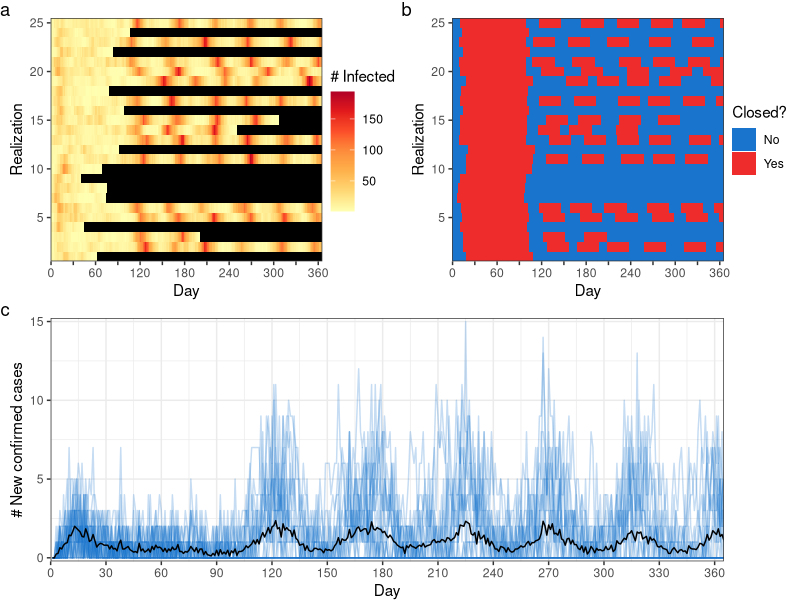
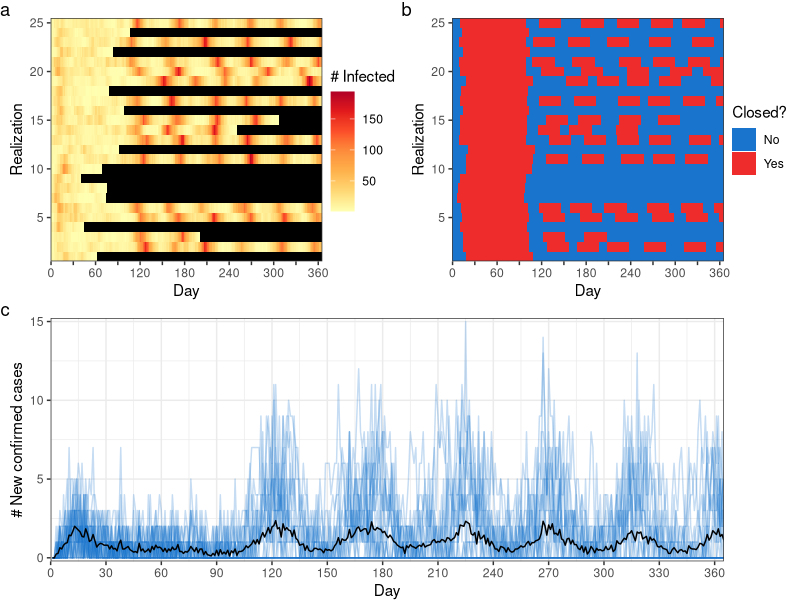

Recreate these plots in R, in order.
#     Script runs simulations for different NPI scenarios, visualizes 
#     results and outputs figure.
#     Copyright (C) 2021  Kathyrn R Fair, Vadim A Karatayev
# 
#     This program is free software: you can redistribute it and/or modify
#     it under the terms of the GNU General Public License as published by
#     the Free Software Foundation, either version 3 of the License, or
#     (at your option) any later version.
# 
#     This program is distributed in the hope that it will be useful,
#     but WITHOUT ANY WARRANTY; without even the implied warranty of
#     MERCHANTABILITY or FITNESS FOR A PARTICULAR PURPOSE.  See the
#     GNU General Public License for more details.
# 
#     You should have received a copy of the GNU General Public License
#     along with this program.  If not, see <https://www.gnu.org/licenses/>.

library(abind); library(fields); library(ggplot2); library(RColorBrewer); library(patchwork);library(dplyr);

#Select the scenario you want to consider; moderate level of NPIs ("moderate"), high trigger prevalence ("hightrig"), low percieved risk ("lowomega"), high percieved risk ("highomega")
scenario.select<-"highomega"

#Notes:
# one parameter renamed here, we have xi=dlt
#pi here (not in parms matrix, fixed at 0.2) is fraction of people who never develop symptoms. So asymptomatic stage is a bit longer and a fraction pi go A->R
#Mfact scales how much travel happens compared to reality. Mfact=1 is just movement from commuting data but really other people travel too, so baseline travel is Mfact=1.5 (irrelevant here because we don't include travel)
#epsP allows voluntary distancing efficacy to differ from that of closures (epsP=eps in paper)
#Tg and Tl are the closure thresholds, n0 is fraction initially infected
#Msave is the travel matrix (currently set so there is no connectivity between patches)

### GENERIC SETUP
years<- 1
samples<-25
pop<-50000
parms=cbind(N=rep(pop, samples),births=0.000051084, deaths=0.000020737, coviddeaths=0.0066, Mfact=1.5,s=0.2,Tg=1,Tl=1.5e-4,beta=0.43,tauI=0.3,tauEAf=0,epsP=0.85,eps=0.85,w=0.45,omg=44356,r=0.19,eta=0.8,dlt=0,alpha=0.4,sig=0.4,rho=0.67,n0=0.0001,M=diag(pop, samples, samples));

if (scenario.select=="hightrig") {parms[,"Tl"]<-2e-3;}
if (scenario.select=="lowomega") {parms[,"omg"]<-4435.6;}
if (scenario.select=="highomega") {parms[,"omg"]<-443560;}


inCstart= parms[1,"Tl"]; #set initial trigger prevalence equal to dynamic trigger prevalence
inClen=30*3 #Duration of initial province closure
Resurge=30 #Duration of additional closures 
NP=ncol(parms)-nrow(parms)


#Defining model state space. Tn, Tk, Da, and Di are all untested, tested, asymptomatics, and infecteds.
#Nt tracks cumulative # positive cases (including those recovered)
#C tracks # days since last closure, but in output msim converts all positive C entries into eps
Tn=c("A","SA","I","SI"); Tk=c("Ak","SAk","Ik","SIk"); Da=c("A","Ak","SA","SAk"); Di=c("I","Ik","SI","SIk"); Snm=c("S","E",Da,Di,"R", "Rd", "Nt","C", "Ci", "Ct", "B", "D", "CN");


#these functions handle all the state transitions. Input x is a matrix where 1st half of columns are source states and 2nd half are destination states
gpTransB=function(x,Prs,seed,nc=ncol(x)){ 
	xvp=cbind(as.vector(x[,1:(nc/2)]),as.vector(Prs))
	if(max(xvp[,1])==0) return(x);  #if no untested, nobody to move over to tested, quit
	nz=(xvp[,1]*xvp[,2])>0; xvp[!nz,1]=0; #set any sample sizes where the prob is zero to zero so we don't need to run a binom for them
	set.seed(seed); xvp[nz,1]=apply(matrix(xvp[nz,],ncol=2),1,function(y) rbinom(1,y[1],y[2]));#run binom to figure out transfers
	return(x+matrix(c(-xvp[,1],xvp[,1]),ncol=nc))
}
#gpTrans is a simplified version where one transition probability for all states. 
#If recovery=TRUE have individuals from 1st columns of x all transitioning into the last column
gpTrans=function(x,Pr,seed,Recovery=FALSE, nc=ncol(x)){
	xv=as.vector(x[,1:c(nc/2,nc-1)[1+Recovery]])
	if(max(xv)==0) return(x); #if nobody to potentially transfer, quit
	set.seed(seed); xv[xv>0]=sapply(xv[xv>0], function(y) rbinom(1,y,Pr)); #decides how many from each compartment get shifted within each patch
	if(Recovery){ Tr=matrix(xv,ncol=nc-1); return(x+cbind(-Tr,rowSums(Tr))); };  #If for recovery, all get shifted to recovered
	return(x+matrix(c(-xv,xv),ncol=nc)); #Not for recovery so they get shifted out of first 1/2 of matrix into 2nd
}

#Transition probabilities for travel. Multinomial faster than many binomials. rs=TRUE returns just total # people going to each province
reshfl2=function(x,M,seed,rs=TRUE,L=ncol(M),xnm=diag(x)){
  #if there's no one to transfer just leave as is, otherwise calc transport
	set.seed(seed); if(max(x)>0) xnm[,x>0]=apply(matrix(rbind(x,M)[,x>0],nrow=L+1), 2, function(y) rmultinom(1,y[1],y[-1])); #use columns where top row is number in comparment, rows below are probs of staying in/leaving home patch
	if(rs) return(rowSums(xnm)); return(xnm); 
}

#birth function, input total population and output additions to succeptibles
gpBirth=function(x,Pr,seed,nc=ncol(x)){
  xv=as.vector(x)
  if(max(xv)==0) return(x); #if pop is zero, just quit bc no births
  set.seed(seed);
  #decides how many births to add to succeptible compartment for each patch
  xv[xv>0]=sapply(xv[xv>0], function(y) rbinom(1,y,Pr));
  #Add births to compartment in each patch
  Tr=matrix(xv); return(Tr); 
}

#death function, input information on a compartment, outputs deaths for that compartment across patches
gpDeath=function(x,Pr,seed,nc=ncol(x)){
  xv=as.vector(x)
  if(max(xv)==0) return(x); #if no one in compartment, quit
  set.seed(seed);
  #decides how many deaths to remove from compartment for each patch
  xv[xv>0]=sapply(xv[xv>0], function(y) rbinom(1,y,Pr));
  #Remove deaths from the compartment in each patch
  Tr=matrix(xv); return(x-Tr); 
}


#Modifier of travel matrix as people sick and/or tested positive less likely to travel by a proportion pstay
Mstay=function(M,pstay,Mod=M*(-(diag(ncol(M))-1)*(1-pstay))) Mod+diag(1-colSums(Mod))

meansd=function(x,wtR=1+x*0,wts=wtR/sum(wtR)){ xm=weighted.mean(x,wts); return(c(xm,sqrt(sum(wts*(x-xm)^2)))); }

#Main function handling all within-day transitions over state space S
m3iter=function(S,parms,seed,Ns=parms[,"N"]){

  #Introduce births and deaths
  #births
  Bk=S[,c("S")];
  S[,c("S")]=S[,c("S")] + gpBirth(rowSums(S[,c("S","E",Da,Di,"R")]),parms[1,"births"],seed+27);
  S[,c("B")] = S[,c("S")]-Bk;
  # non-covid deaths
  Ncurr=rowSums(S[,c("R","E",Da,Di, "S")]);
  S[,c("R","E",Da,Di, "S")]=apply(rbind(seed+(16:26), S[,c("R","E",Da,Di, "S")]), 2, function(x) gpDeath(x[-(1)],parms[1,"deaths"],x[1]))
  S[,c("D")] = Ncurr - rowSums(S[,c("R","E",Da,Di, "S")]);
  #Count up number of people in each patch after biths and deaths, to use for thresholds, etc
  Ns=rowSums(S[,c("S","E",Da,Di,"R")])
  
  S0k=S[,Tk]; #These are positive tests we already knew about (for individuals who are still alive)
	#Then testing results come back
	S[,c(Tn,Tk)]=gpTransB(S[,c(Tn,Tk)],as.vector(parms[,"tauI"]%*%t(c(parms[1,c("tauEAf","tauEAf")],1,1))),seed+3); 
	#update cumulative total, and local active case prevalence based on our new testing
	S[,"Nt"]=S[,"Nt"]+rowSums(S[,Tk]-S0k); pos=rowSums(S[,Tk])/Ns; 
	
	#Disease progression: pi is the fraction of people who never show symptoms (modeled implicitly)
	pi=0.2; 
	## Removal without death from I
	S[,c(Di,"R")]=gpTrans(S[,c(Di,"R")],parms[1,"rho"]*(1-parms[1,"coviddeaths"]),seed,TRUE); 
	## Removal via death from I
	S[,c(Di,"Rd")]=gpTrans(S[,c(Di,"Rd")],parms[1,"rho"]*parms[1,"coviddeaths"],seed,TRUE); 
	## All other transitions
	S[,c(Da,"R")]=gpTrans(S[,c(Da,"R")],pi*prod(parms[1,c("sig","rho")]),seed,TRUE); 
	S[,c(Da,Di)]=gpTrans(S[,c(Da,Di)],parms[1,"sig"]*(1-pi),seed+1); 
	S[,c("E","A")]=gpTrans(S[,c("E","A")],parms[1,"alpha"]*(1-parms[1,"s"]),seed+2); S[,c("E","SA")]=gpTrans(S[,c("E","SA")],parms[1,"alpha"]*parms[1,"s"],seed+2.5);
  
	#Closure decisions: C tracks # days dC since last closure (ie units 1/eps rather than integers).
  ### Replace dC, dCt with -1 to get rid of closures
  dC=round(S[,"C"]/parms[1,"eps"]);
  dCt=round(S[,"Ct"]/parms[1,"eps"]);
  past_init<-(dCt>=inClen); in_init <-((S[,"Nt"]/Ns >= inCstart & dCt==0) | (dCt<inClen & dCt>0));
	decide= past_init & (dC==0 | dC>Resurge-1); #determines if we're past initial and any subesequent closures
  closed=parms[1,"eps"]*((pos > parms[,"Tl"]*decide & parms[,"Tl"]<1 & past_init==TRUE) | in_init | (pos==0 & decide==FALSE & parms[,"Tl"]<1 & past_init==TRUE));
	S[,"C"]=S[,"C"]*(!decide)+(past_init*closed); 
	S[,"Ci"]=in_init*closed; 
	S[,"Ct"]=S[,"Ct"] + closed;

	### NOTE: right now the below travel stuff is OK because we have no travel and the initial matrix (which has static population size) which is being used for caculating travel proportions is using the initial static population size to do so --- we will need to fix this to incorporate dynamic pop size if we add travel back in
	#Make modified travel matrices for people feeling sick and/or tested positive, then implement travel
	M=Mc=parms[,-(1:NP)]; Mc=M[1:nrow(M),]*(1-closed); diag(Mc)=diag(Mc)+1-colSums(Mc); McA=abind(Mc,Mstay(Mc,parms[1,"eta"]),Mstay(Mc,parms[1,"r"]),Mstay(Mc,1-(1-parms[1,"eta"])*(1-parms[1,"r"])),along=3);
	Ss=reshfl2(S[,"S"],Mc,seed+4,FALSE); Rearr=apply(rbind(seed+(5:14), c(1,1,1:2,1:2,3:4,3:4), S[,c("R","E",Da,Di)]), 2, function(x) reshfl2(x[-(1:2)],McA[,,x[2]],x[1]))
  Pstar=rowSums(cbind(Ss,Rearr)); 
	dlt=parms[1,"dlt"]; 
	Pmod= dlt + (1-dlt)/Pstar;

	#Baseline infection probability. The last term with rowSums is how many people end up in each county for the day.
	Infect = parms[1,"beta"]*(parms[1,"w"]*(1-closed) + (1-parms[1,"w"])*(1-parms[1,"epsP"]*(1-exp(-parms[1,"omg"]*pos)))) * Pmod
	#Class-specific infection modifiers. Net infection Pr is then 1-Pr(avoid infection by anyone).
	modK=1-parms[1,"eta"]; modS=1/parms[1,"s"]-1; modA=cbind(Infect,modK*Infect,modS*Infect,modS*modK*Infect);
	Infects=1 - apply((1-cbind(modA,2*modA))^Rearr[,-(1:2)], 1, prod)
	if (max(Infects)>1) print(max(Infects));
	
	#Implement infection and move susceptibles and newly exposeds back to home county
	#Record all previously exposed
	C0=S[,c("E")];
	S[,c("S","E")]=cbind(0,S[,"E"]) + colSums(gpTransB(cbind(Ss,0*Ss),round(Infects,10),seed+15))
	#Update with newly exposed
	S[,"CN"]=S[,c("E")]-C0;
	
	return(S)
}; FUN=m3iter

closein=function(threshs,tsNt,tm){ 
#   #uncomment lines below to revert to initial closure in the style of Karateyev et al. (2020), right now this function doesn't do anything
# 	if(max(tsNt)<inCstart) return(1+0*threshs) #Closures not yet started
# 	if((tm-which(tsNt>=inCstart)[1])<inClen) return(0*threshs) #Initial closure started
	return(threshs) #Initial closure over
}
#Implements decline in testing time from initial 10 days, and allows parameters (if specified in retest) to change after re-opening.
closeinappl=function(parms,TS,tm=dim(TS)[3],delayInit=10){
	Nta=colSums(t(t(TS[,"Nt",]))); parms[,c("Tl","Tg")]=closein(parms[,c("Tl","Tg")],Nta,tm);
	return(parms);
}
Resagg=function(TS,parms,plotgive=TRUE){  tmp=t(apply(TS,2:3,sum))/sum(parms[,"N"]); tmp2=cbind(tmp[,"R"],rowSums(tmp[,2:10])*1e2,rowSums(tmp[,Tk])*1000,tmp[,"C"]); if(plotgive) matplot(tmp2,type="l"); return(tmp2); }
#Function to implement simulations. InitInf sets which stages the initially sick people are in, InitInf=2 default is all sick initially exposed
msim3=function(FUN,parms,Trun=365,seed0=11,plotgive=FALSE,InitInf=c(2)){
	L=nrow(parms); nI=length(InitInf); Ns=parms[,"N"]; 
	#assign initial infections
	set.seed(seed0); Infs=NI0=apply(parms[,c("N","n0")], 1, function(x) rbinom(n=nI,x[1],prob=x[2]/nI)); if(nI>1){ Infs=t(Infs); NI0=rowSums(Infs); };
	
	TS=array(0,dim=c(L,length(Snm),1)); TS[,c(1,InitInf),1]=cbind(Ns-NI0,Infs); TS[,13,1]=0; colnames(TS)=Snm; set.seed(seed0+2); Seed=rnorm(Trun,1e6,1e6);
	Mn=round(parms[1,"Mfact"]*parms[,-(1:NP)]*(1-diag(L))); diag(Mn)=Ns-colSums(Mn); parms[,-(1:NP)]=Mn%*%diag(1/colSums(Mn));
	
	for(i in 2:Trun) TS=abind(TS,FUN(TS[,,i-1],closeinappl(parms,TS),seed=Seed[i]),along=3); TS[,"C",]=parms[1,"eps"]*(TS[,"C",]>0);
	
	#Different levels of aggregation in model output. plotgive=3 or 3.5 give shortest output form (tracking only infections and costs) in integer format to reduce output size
	if(plotgive=="TS") return(TS); if(plotgive==TRUE) return(Resagg(TS,parms,plotgive==1));
	if(plotgive%in%c(3,3.5)){ TS[,"C",]=TS[,"C",]*matrix(Ns,nrow(parms),Trun); TSn=apply(TS,c(2,3),sum); out=matrix(as.integer(TSn),nrow(TSn),ncol(TSn)); if(plotgive==3.5) return(out[c(1,13),]); return(rbind(out,colMeans(TS[,"C",]>0))); }
	#In fitting also tracked mean and variance in proportion distancing (omgs) and proportion of infections in Toronto (fracTor)
	if(plotgive=="fit"){ omgs=t(apply(apply(TS[,Tk,],c(1,3),sum)*matrix(1/Ns,L,Trun), 2, function(x) meansd(1-exp(-parms[1,"omg"]*x),Ns)));
	propCits=t(TS[,"Nt",]); states=t(apply(TS,c(2,3),sum)); return(cbind(states,omgs,propCits)); }
}

x=(msim3(m3iter,parms,(years*365)+1,plotgive="TS",seed0=1,InitInf=c(2)));


for (i in 1:length(x[,1,1])) {

  tmp<-as.data.frame(t(x[i,,]))
  tmp$ts <- as.numeric(row.names(tmp))-1
  tmp$run<-i

  if (i==1) {
    df<-tmp
  } else {
    df<-rbind(df,tmp)
  }
}

df$sick<-rowSums(df[,colnames(df) %in% c("E",Di,Da)])
df$know.current<-rowSums(df[,colnames(df) %in% Tk])

df<- df %>% group_by(run) %>% mutate(new.K = Nt - lag(Nt), cum.D = cumsum(D))

df.fin<-df[df$ts==max(df$ts),]
df.fin$propinf<-rowSums(df.fin[,c("E",Da,Di,"R","Rd")])/rowSums(df.fin[,c("S","E",Da,Di,"R","Rd","cum.D")])

df$sick[df$sick==0]<-NA

transp<-0.25

p1<-ggplot(data=df, aes(x=ts, y=new.K)) +
  geom_line(aes(group=run), colour="dodgerblue3", alpha=transp) +
  stat_summary(geom="line", fun=mean, colour="black", linetype="solid") +
  xlab("Day") +
  ylab("# New confirmed cases") +
  scale_x_continuous(expand = c(0,0), breaks=seq(0,390,30)) +
  scale_y_continuous(expand=c(0.015,0)) +
  theme_bw()

c.breaks <- seq(0, 390, 30)
c.labels <- as.character(c.breaks)
c.labels[!(c.breaks %% 60 == 0)] <- ''

p2<-ggplot(data=df, aes(x=ts, y=run)) +
  geom_tile(aes(group=run, fill=as.factor((C+Ci)/parms[1,"eps"]))) +
  xlab("Day") +
  ylab("Realization") +
  scale_x_continuous(expand = c(0,0), breaks=c.breaks, labels=c.labels) +
  scale_y_continuous(expand = c(0,0)) +
  scale_fill_manual("Closed?", values=c("dodgerblue3", "firebrick2"), labels=c("No", "Yes")) +
  theme_bw()

p3<-ggplot(data=df, aes(x=ts, y=run)) +
  geom_tile(aes(group=run, fill=sick)) +
  xlab("Day") +
  ylab("Realization") +
  scale_fill_distiller("# Infected", palette="YlOrRd", direction = 1, na.value = "black") +
  scale_x_continuous(expand = c(0,0), breaks=c.breaks, labels=c.labels) +
  scale_y_continuous(expand = c(0,0)) +
  theme_bw()


p.comb<-wrap_plots( wrap_plots(p3, p2, nrow=1), p1 + guides(colour=FALSE), nrow = 2) +
  plot_annotation(tag_levels = 'a') & theme(legend.position = 'right', legend.margin = margin(0, 0, 0, -5, "pt"), plot.margin = margin(0, 5, 0, 0, "pt"))

print(p.comb)

png(sprintf("COVIDsim_scenario_%s.png",scenario.select), width=20, height=10, units="cm", res=500)
print(p.comb)
dev.off()
